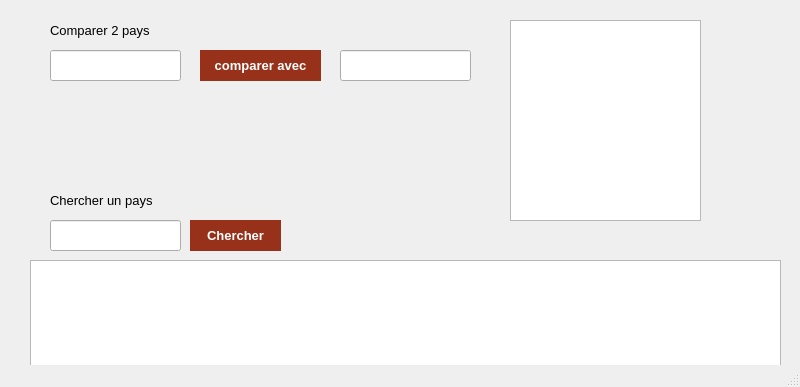
<?xml version="1.0" encoding="UTF-8"?>
<ui version="4.0">
 <class>Overload</class>
 <widget class="QMainWindow" name="Overload">
  <property name="geometry">
   <rect>
    <x>0</x>
    <y>0</y>
    <width>800</width>
    <height>387</height>
   </rect>
  </property>
  <property name="windowTitle">
   <string>MainWindow</string>
  </property>
  <widget class="QWidget" name="centralwidget">
   <widget class="QLineEdit" name="lineEdit">
    <property name="geometry">
     <rect>
      <x>50</x>
      <y>50</y>
      <width>131</width>
      <height>31</height>
     </rect>
    </property>
   </widget>
   <widget class="QLineEdit" name="lineEdit_2">
    <property name="geometry">
     <rect>
      <x>340</x>
      <y>50</y>
      <width>131</width>
      <height>31</height>
     </rect>
    </property>
   </widget>
   <widget class="QTextEdit" name="textEdit_result">
    <property name="geometry">
     <rect>
      <x>510</x>
      <y>20</y>
      <width>191</width>
      <height>201</height>
     </rect>
    </property>
   </widget>
   <widget class="QPushButton" name="pushButton_cmp">
    <property name="geometry">
     <rect>
      <x>200</x>
      <y>50</y>
      <width>121</width>
      <height>31</height>
     </rect>
    </property>
    <property name="styleSheet">
     <string notr="true"> 
QPushButton#pushButton_cmp {
    
  backface-visibility: hidden;
 
  cursor: pointer;
  
  
  background: #97311a;
  border-radius: 100px;
  border: 3px solid rgba(59.21568627450981%,19.215686274509817%,10.196078431372547%,0.2);
 
   color: #ffffff;
  font-size: 13px;
  font-family: Helvetica Neue;
  font-weight: 900;
  font-style: normal
  }
QPushButton#pushButton_cmp:pressed {
    background-color: red;
}</string>
    </property>
    <property name="text">
     <string>comparer avec</string>
    </property>
   </widget>
   <widget class="QLineEdit" name="lineEdit_3">
    <property name="geometry">
     <rect>
      <x>50</x>
      <y>220</y>
      <width>131</width>
      <height>31</height>
     </rect>
    </property>
   </widget>
   <widget class="QPushButton" name="pushButton_srch">
    <property name="geometry">
     <rect>
      <x>190</x>
      <y>220</y>
      <width>91</width>
      <height>31</height>
     </rect>
    </property>
    <property name="styleSheet">
     <string notr="true"> 
QPushButton#pushButton_srch {
    
  backface-visibility: hidden;
 
  cursor: pointer;
  
  
  background: #97311a;
  border-radius: 100px;
  border: 3px solid rgba(59.21568627450981%,19.215686274509817%,10.196078431372547%,0.2);
 
   color: #ffffff;
  font-size: 13px;
  font-family: Helvetica Neue;
  font-weight: 900;
  font-style: normal
  }
QPushButton#pushButton_srch:pressed {
    background-color: red;
}</string>
    </property>
    <property name="text">
     <string>Chercher</string>
    </property>
   </widget>
   <widget class="QLabel" name="label">
    <property name="geometry">
     <rect>
      <x>50</x>
      <y>190</y>
      <width>121</width>
      <height>21</height>
     </rect>
    </property>
    <property name="font">
     <font>
      <pointsize>10</pointsize>
     </font>
    </property>
    <property name="text">
     <string>Chercher un pays</string>
    </property>
   </widget>
   <widget class="QLabel" name="label_2">
    <property name="geometry">
     <rect>
      <x>50</x>
      <y>20</y>
      <width>121</width>
      <height>21</height>
     </rect>
    </property>
    <property name="font">
     <font>
      <pointsize>10</pointsize>
     </font>
    </property>
    <property name="text">
     <string>Comparer 2 pays</string>
    </property>
   </widget>
   <widget class="QTableView" name="tableView">
    <property name="geometry">
     <rect>
      <x>30</x>
      <y>260</y>
      <width>751</width>
      <height>171</height>
     </rect>
    </property>
   </widget>
  </widget>
  <widget class="QMenuBar" name="menubar">
   <property name="geometry">
    <rect>
     <x>0</x>
     <y>0</y>
     <width>800</width>
     <height>21</height>
    </rect>
   </property>
  </widget>
  <widget class="QStatusBar" name="statusbar"/>
 </widget>
 <resources/>
 <connections/>
</ui>
